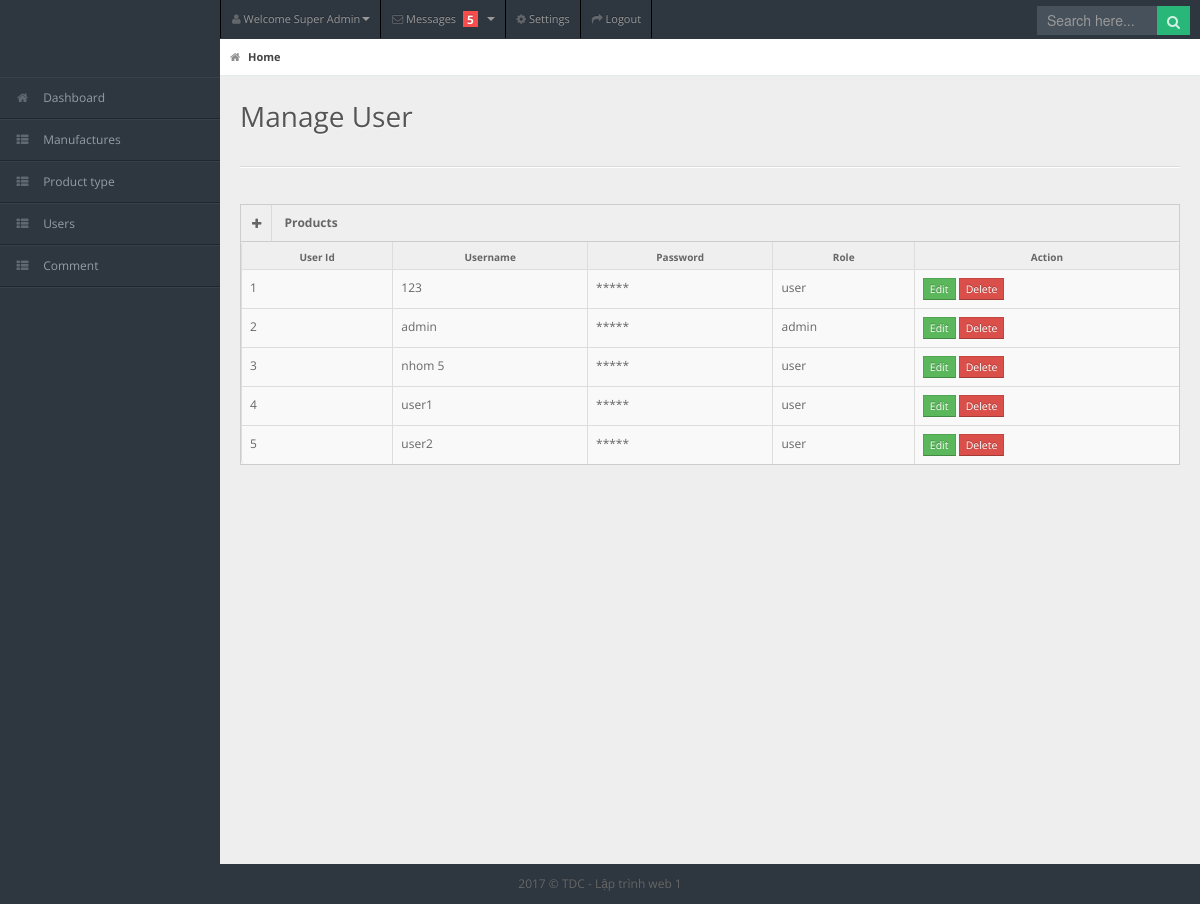
The page /admin/users.php (signed in) on the database its author committed.
### tables this page shows
CREATE TABLE `user_` (
  `username` varchar(50) NOT NULL,
  `password` varchar(100) NOT NULL,
  `fullname` varchar(200) NOT NULL,
  `email` varchar(50) DEFAULT NULL,
  `birthdate` varchar(50) NOT NULL,
  `gender` varchar(50) NOT NULL,
  `phone` varchar(50) NOT NULL,
  `role` int(11) NOT NULL,
  `status` int(11) NOT NULL
);

### models/db.php (called while the page is built)
<?php
class Db
{
    public static $connection;
    public function __construct()
    {
        if (!self::$connection) {
            self::$connection = new mysqli(DB_HOST, DB_USER, DB_PASSWORD, DB_NAME, PORT);
            self::$connection->set_charset(DB_CHARSET);
        }
        return self::$connection;
    }
}

### models/User.php (called while the page is built, shortened)
<?php
class User extends Db
{
    public   function getUserFromUsername($usename)
    {
        $sql = self::$connection->prepare("SELECT * FROM `user_` WHERE username = ?");
        $sql->bind_param("s", $usename);
        $sql->execute();
        $items = $sql->get_result()->fetch_object();
        return $items;
    }
    public   function getAllUser()
    {
        $sql = self::$connection->prepare("SELECT * FROM `user_` ");
        $sql->execute();
        $items = $sql->get_result()->fetch_all(MYSQLI_ASSOC);
        return $items;
    }
}

### admin/app.php (called while the page is built, shortened)
<?php
$userModel = new User();
if (!isset($_SESSION['username'])) {
    header("location: ../login.php");
} else {
    $checkUser = $userModel->getUserFromUsername($_SESSION['username']);
}

### admin/users.php (the view, shortened to what this page needs)
<?php
require_once "app.php";
$userModel = new User();
$users = $userModel->getAllUser();
?>
<!DOCTYPE html>
<html lang="en">
<head>
    <link rel="stylesheet" href="css/bootstrap.min.css" />
    <link rel="stylesheet" href="css/bootstrap-responsive.min.css" />
    <link rel="stylesheet" href="css/uniform.css" />
    <link rel="stylesheet" href="css/select2.css" />
    <link rel="stylesheet" href="css/matrix-style.css" />
    <link rel="stylesheet" href="css/matrix-media.css" />
    <link href="font-awesome/css/font-awesome.css" rel="stylesheet" />
</head>
<body>
    <div id="header">
        <h1><a href="http://localhost:8888/dienthoai/"><img src="../images/logo.png" alt=""></a></h1>
    </div>
    <?php require "header.php"; ?>
    <div id="search">
        <input type="text" placeholder="Search here..." />
        <button type="submit" class="tip-bottom" title="Search"><i class="icon-search icon-white"></i></button>
    </div>
    <div id="sidebar"> <a href="#" class="visible-phone"><i class="icon icon-th"></i>Tables</a>
        <ul>
            <li><a href="index.php"><i class="icon icon-home"></i> <span>Dashboard</span></a> </li>
            <li> <a href="manufactures.php"><i class="icon icon-th-list"></i> <span>Manufactures</span></a></li>
            <li> <a href="protypes.php"><i class="icon icon-th-list"></i> <span>Product type</span></a></li>
            <li> <a href="users.php"><i class="icon icon-th-list"></i> <span>Users</span></a></li>
            <li> <a href="comment.php"><i class="icon icon-th-list"></i> <span>Comment</span></a></li>
        </ul>
    </div>
    <div id="content">
        <div id="content-header">
            <div id="breadcrumb"> <a href="index.html" title="Go to Home" class="tip-bottom current"><i class="icon-home"></i> Home</a></div>
            <h1>Manage User</h1>
        </div>
        <div class="container-fluid">
            <hr>
            <div class="row-fluid">
                <div class="span12">
                    <div class="widget-box">
                        <div class="widget-title"> <span class="icon"><a href="formuser.php"> <i class="icon-plus"></i>
                                </a></span>
                            <h5>Products</h5>
                        </div>
                        <div class="widget-content nopadding">
                            <table class="table table-bordered table-striped">
                                <thead>
                                    <tr>
                                        <th>User Id</th>
                                        <th>Username</th>
                                        <th>Password</th>
                                        <th>Role</th>
                                        <th>Action</th>
                                    </tr>
                                </thead>
                                <tbody>
                                    <?php $i = 1;
                                    foreach ($users as $user) {
                                        if ($user['status'] == 1) {
                                            if ($user['role'] == 1) {
                                                $role = "admin";
                                            } else {
                                                $role = "user";
                                            }
                                    ?>
                                            <tr class="">
                                                <td><?php echo $i; ?></td>
                                                <td><?php echo $user['username']; ?></td>
                                                <td>*****</td>
                                                <td><?php echo $role  ?></td>
                                                <td>
                                                    <a href="edit-user.php?username=<?php echo $user['username']; ?>" class="btn btn-success btn-mini">Edit</a>
                                                    <a href="?delete-user=<?php echo $user['username']; ?>" class="btn btn-danger btn-mini">Delete</a>
                                                </td>
                                            </tr>
                                    <?php $i++;
                                        }
                                    } ?>
                                </tbody>
                            </table>
                        </div>
                    </div>
                </div>
            </div>
        </div>
    </div>
    <div class="row-fluid">
        <div id="footer" class="span12"> 2017 &copy; TDC - Lập trình web 1</div>
    </div>
</body>
</html>

### admin/css/matrix-style.css (style rules this page uses)
* { outline:none !important; -moz-outline: none !important; }
html, body { height:100% }
body { overflow-x: hidden; margin-top: -10px; font-family: 'Open Sans', sans-serif; font-size:12px; color:#666; }
a { color:#666; }
select, textarea, input[type="text"], input[type="password"], input[type="datetime"], input[type="datetime-local"], input[type="date"], input[type="month"], input[type="time"], input[type="week"], input[type="number"], input[type="email"], input[type="url"], input[type="search"], input[type="tel"], input[type="color"], .uneditable-input, .label, .dropdown-menu, .btn, .well, .progress, .table-bordered, .btn-group > .btn:first-child, .btn-group > .btn:last-child, .btn-group > .btn:last-child, .btn-group > .dropdown-toggle, .alert { border-radius:0px; }
.btn, textarea, input[type="text"], input[type="password"], input[type="datetime"], input[type="datetime-local"], input[type="date"], input[type="month"], input[type="time"], input[type="week"], input[type="number"], input[type="email"], input[type="url"], input[type="search"], input[type="tel"], input[type="color"], .uneditable-input { box-shadow:none; }
.progress, .progress-success .bar, .progress .bar-success, .progress-warning .bar, .progress .bar-warning, .progress-danger .bar, .progress .bar-danger, .progress-info .bar, .progress .bar-info, .btn, .btn-primary { background-image:none; }
#footer { padding:10px; text-align:center; }
hr { border-top-color:#dadada; }
#header { height: 77px; width: 100%; z-index: 100; }
#header h1 { left: 30px; overflow: hidden; position: relative; top: 13px; width: 191px; }
#header h1 a { display: block; }
#search { position: absolute; z-index: 25; top: 6px; right:10px; }
#search input[type=text] { padding: 4px 10px 5px; border: 0; width: 100px; }
#search button { border: 0; margin-left:-3px; margin-top: -11px; padding: 5px 10px 4px; }
#search button i { opacity: 0.8; color:#fff; }
#user-nav > ul > li > a > i, #sidebar li a i { opacity: .5; margin-top: 2px; }
#sidebar { display: block; float: left; position: relative; width: 220px; z-index: 16; }
#sidebar > ul { list-style: none; margin: 0px 0 0; padding: 0; position: absolute; width: 220px; }
#sidebar > ul > li { display: block; position: relative; }
#sidebar > ul > li > a { padding: 10px 0 10px 15px; display: block; color: #939da8; }
#sidebar > ul > li > a > i { margin-right: 10px; }
#content { background: none repeat scroll 0 0 #eeeeee; margin-left: 220px; margin-right: 0; padding-bottom: 25px; position: relative; min-height:100%; width: auto; }
#content-header { position: abslute; width: 100%; margin-top: -38px; z-index: 20; }
#content-header h1 { color: #555555; font-size: 28px; font-weight: normal; float: none; text-shadow: 0 1px 0 #ffffff; margin-left: 20px; position: relative; }
#content-header h1, #content-header .btn-group { margin-top: 20px; }
#breadcrumb { background-color: #fff; border-bottom: 1px solid #e3ebed; }
#breadcrumb a { padding: 8px 20px 8px 10px; display: inline-block; background-image: url('../img/breadcrumb.png'); background-position: center right; background-repeat: no-repeat; font-size: 11px; color: #666666; }
#breadcrumb a:last-child { background-image:none; }
#breadcrumb a.current { font-weight: bold; color: #444444; }
#breadcrumb a i { margin-right: 5px; opacity: .6; }
.stat-boxes .peity_bar_good, .stat-boxes .peity_line_good, { color: #459D1C; }
.widget-box { background: none repeat scroll 0 0 #F9F9F9; border-left: 1px solid #CDCDCD; border-top: 1px solid #CDCDCD; border-right: 1px solid #CDCDCD; clear: both; margin-top: 16px; margin-bottom: 16px; position: relative; }
.widget-title, .modal-header, .table th, div.dataTables_wrapper .ui-widget-header { background:#efefef; border-bottom: 1px solid #CDCDCD; height: 36px; }
.widget-title span.icon { padding: 9px 10px 7px 11px; float: left; border-right:1px solid #dadada; }
.widget-title h5 { color: #666; float: left; font-size: 12px; font-weight: bold; padding: 12px; line-height: 12px; margin: 0; }
.widget-content { padding:15px; border-bottom: 1px solid #cdcdcd; }
.table th { height: auto; font-size: 10px; padding: 5px 10px 2px; border-bottom: 0; text-align: center; color: #666666; }
.nopadding { padding: 0 !important; }
.nopadding .table { margin-bottom: 0; }
.nopadding .table-bordered { border: 0; }

### rows shown on the page
user_: username "123", role "user"
user_: username "admin", role "admin"
user_: username "nhom 5", role "user"
user_: username "user1", role "user"
user_: username "user2", role "user"
